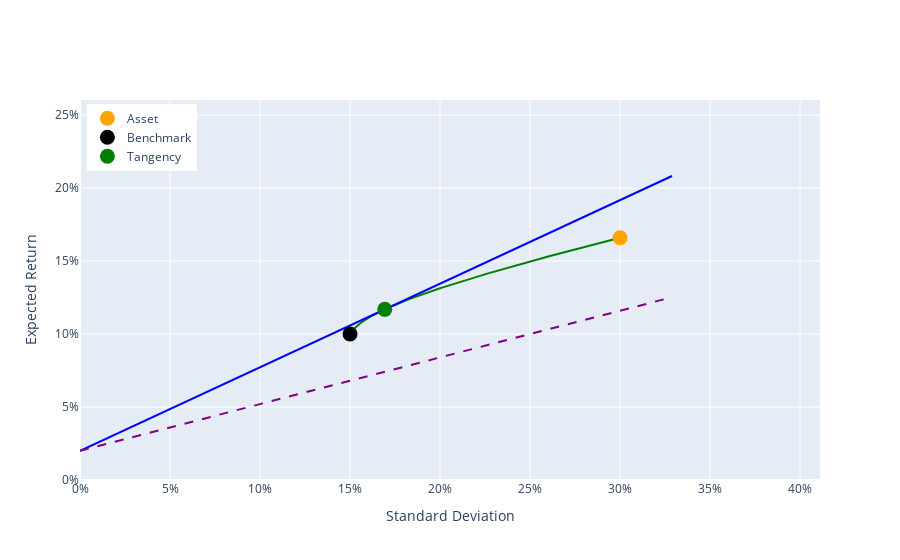

Here is the notebook cell this chart was saved with:
### Markdown cell above
# FIGURE

### Code cell
trace1 = go.Scatter(
    x=df["std"],
    y=df["mean"],
    mode="lines",
    line=dict(color='green'),
    text=df["market"],
    customdata=df["stock"],
    hovertemplate="benchmark: %{text:.1f}%<br>asset: %{customdata:.1f}%<extra></extra>",
    showlegend=False
)
trace2 = go.Scatter(
    x=df2["std"],
    y=df2["mean"],
    mode="lines",
    line=dict(color='blue'),
    text=df2["market"],
    customdata=df2["stock"],
    hovertemplate="benchmark: %{text:.1f}%<br>asset: %{customdata:.1f}%<extra></extra>",
    showlegend=False,
)
trace3a = go.Scatter(
    x=[df3["std"].loc["stock"]],
    y=[df3["mean"].loc["stock"]],
    mode="markers",
    hovertemplate="asset<extra></extra>",
    marker=dict(size=15, color='orange'),
    name="Asset",
)
trace3b = go.Scatter(
    x=[df3["std"].loc["market"]],
    y=[df3["mean"].loc["market"]],
    mode="markers",
    hovertemplate="benchmark<extra></extra>",
    marker=dict(size=15, color='black'),
    name="Benchmark"
)
trace3c = go.Scatter(
    x=[df3["std"].loc["tangency"]],
    y=[df3["mean"].loc["tangency"]],
    mode="markers",
    text=[df3["stock"].loc["tangency"]],
    customdata=[df3["market"].loc["tangency"]],
    hovertemplate="Tangency<br>benchmark=%{customdata:.1%}<br>asset=%{text:.1%}<extra></extra>",
    marker=dict(size=15, color='green'),
    name="Tangency",
)
trace4 = go.Scatter(
    x=df4["std"],
    y=df4["mean"],
    mode="lines",
    line_color='purple',
    hovertemplate="slope = correlation x benchmark Sharpe ratio<extra></extra>",
    line_dash="dash",
    showlegend=False
) 
fig = go.Figure()
for trace in [trace1, trace2, trace3a, trace3b, trace3c, trace4]:
    fig.add_trace(trace)
fig.layout.xaxis["title"] = "Standard Deviation"
fig.layout.yaxis["title"] = "Expected Return"
xmax = 1.25 * np.max([df["std"].max(), df2["std"].max()])
ymax = 1.25 * np.max([df["mean"].max(), df2["mean"].max()])
ymin = np.min([0, 1.25 * df["mean"].min()])
fig.update_xaxes(range=[0, xmax])
fig.update_yaxes(range=[ymin, ymax])
fig.update_yaxes(tickformat=".0%")
fig.update_xaxes(tickformat=".0%")
fig.update_layout(legend=dict(yanchor="top", y=0.99, xanchor="left", x=0.01))
fig.show()
